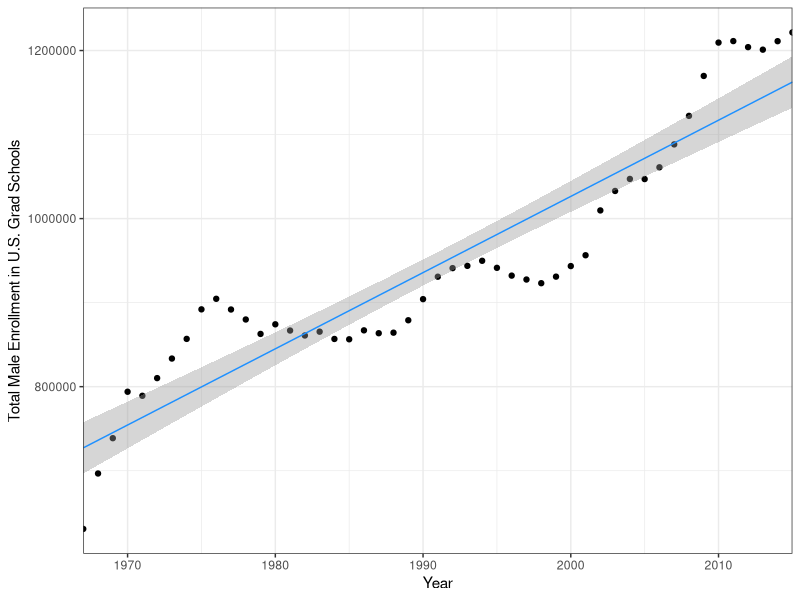
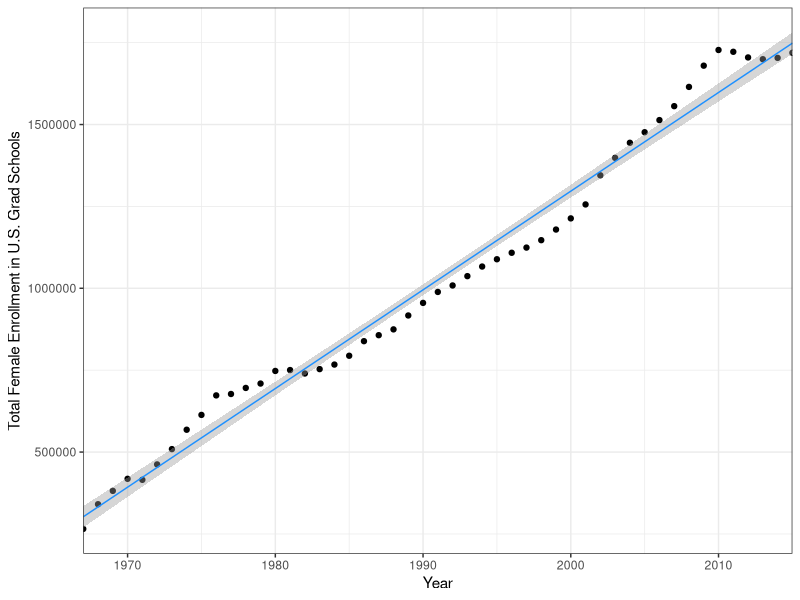

Source code (R) for these figures, in order: (Note: this script raises an error after producing the figures.)
## ---- chunk 1
knitr::opts_chunk$set(echo = TRUE)
## ---- chunk 2

library(tidyverse)

faculty_salary <- read_csv("faculty_salary_data.csv")

grad_enrollment <- read_csv("grad_enrollment_2.csv")

med_salary_doctoral <- read_csv("median_salary_doctoral.csv")

phds <- read_csv("phds_by_field.csv")
## ---- chunk 3
# Run a single regression model on graduate male graduate students from 1967-2015

male_grad_lm <- lm(grad_enrollment$total_males ~ grad_enrollment$year)

male_grad_lm

# Graph total male enrollment in US grad schools

grad_male_lmgraph <- ggplot(grad_enrollment, aes(x = year, y = total_males)) +
geom_point() +
geom_smooth(method = lm, se = TRUE, size = 0.5, color = "dodgerblue") +
theme_bw() +
scale_x_continuous(expand = c(0,0), limits = c(1967, 2015)) +
labs(x = "Year", y = "Total Male Enrollment in U.S. Grad Schools")

grad_male_lmgraph

# # Run a single regression model on graduate female graduate students from 1967-2015.

female_grad_lm <- lm(grad_enrollment$total_females ~ grad_enrollment$year) 

female_grad_lm

# Graph total female enrollment in US grad schools

grad_female_lmgraph <- ggplot(grad_enrollment, aes(x = year, y = total_females)) +
geom_point() +
geom_smooth(method = lm, se = TRUE, size = 0.5, color = "dodgerblue") +
theme_bw() +
scale_x_continuous(expand = c(0,0), limits = c(1967, 2015)) +
labs(x = "Year", y = "Total Female Enrollment in U.S. Grad Schools")

grad_female_lmgraph
## ---- chunk 4
female_phd <- phds %>% 
  select("field_of_study_sex","1985","2000","2015")

phd_female_lm <- lm(field_of_study_sex ~ 1985 + 2000 + 2015, data = female_phd)


## ---- chunk 5

# Create histograms to see if median salary data for employed and postdoc positions are normal

employmale_hist <- ggplot(med_salary_doctoral, aes(x = employment_male)) +
  geom_histogram()

employmale_hist

employfemale_hist <- ggplot(med_salary_doctoral, aes(x = employment_female)) +
  geom_histogram()

employfemale_hist

postdocmale_hist <- ggplot(med_salary_doctoral, aes(x = postdoc_male)) +
  geom_histogram() 

postdocmale_hist

postdocfemale_hist <- ggplot(med_salary_doctoral, aes(x = postdoc_female)) +
  geom_histogram() 

postdocfemale_hist

# Data is roughly normally distributed for employment median salary, but not normal for postdoc median salaries. We are going to use a non-parametric test since we want to compare medians, so we need to use a rank-based test. Tht test should be paired so that we are comparing males and females within their own fields. 

## ---- chunk 6

# Run a Wilcoxon signed-rank test (paired) for males and females within their specific fields who are employed

# Null: The ranks are equal

# Alternative: The ranks are NOT equal

wsr_employ <- wilcox.test(med_salary_doctoral$employment_male, med_salary_doctoral$employment_female, paired = TRUE)

wsr_employ

# p value = 0.0026, less than 0.05, indicating that we reject the null hypothesis. The ranks are NOT equal. 

# Median salary differs significantly between male and female PhD recipients in non-postdoc employment positions based on 2005 median salary data.
## ---- chunk 7

# Run a Wilcoxon signed-rank test (paired) for males and females within their specific fields who are postdocs

# Null: The ranks are equal

# Alternative: The ranks are NOT equal

wsr_postdoc <- wilcox.test(med_salary_doctoral$postdoc_male, med_salary_doctoral$postdoc_female, paired = TRUE)

wsr_postdoc

# p value = 0.888, which is greater than 0.05. Thus, we retain the null hypothesis. The ranks are equal.

# Median salary DOES NOT differ significantly between male and female PhD recipients starting postdoc positions based on 2005 median salary data. 

## ---- chunk 8

# First, look at the data graphically to determine if a linear relationship exists between faculty salary

salary_scatter <- ggplot(faculty_salary, aes(x = years_since_phd, y = salary)) +
  geom_point(aes(color = rank)) +
  facet_wrap(~ sex)

salary_scatter

# There seems to be a linear relationship between faculty salary and sex, ranks, and number of years since doctoral degree was earned

## ---- chunk 9

# Create a mutivariate linear regression model for faculty salary

faculty_salary_lm <- lm(salary ~ sex + rank + years_since_phd + years_faculty_service, data = faculty_salary)

summary(faculty_salary_lm)

## ---- chunk 10

# Check out model diagnostics

plot(faculty_salary_lm)

